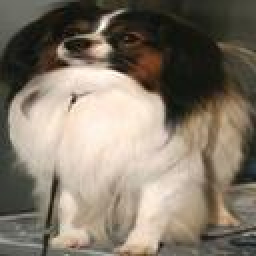
#> input picture cropped/n02086910-papillon/n02086910_103-0.jpg, 128 x 128 px, found by its file name (shown 2 times larger); its folder holds only this picture in this run
$ jupyter execute --allow-errors DataMiningProgramming2.ipynb   (shell and % lines are left out)
#> lines starting #> are read from the running program, lines starting #| are printed output that depends on the picture
[cell 1]
import os
import matplotlib.pyplot as plt
import seaborn as sns
from sklearn import preprocessing,svm
from sklearn.model_selection import train_test_split
from sklearn.model_selection import StratifiedKFold , cross_val_score,KFold
from sklearn.neural_network import MLPClassifier
from sklearn.metrics import accuracy_score,f1_score,confusion_matrix
from sklearn.svm import SVC  # For Support Vector Classifier
from sklearn.svm import LinearSVC  # For Linear Support Vector Classifier
from sklearn.tree import DecisionTreeClassifier  # For Decision Tree Classifier
from sklearn.ensemble import RandomForestClassifier
from sklearn.model_selection import KFold
from sklearn.neighbors import KNeighborsClassifier

[cell 2]
directory = r"D:\data_mining\cropped"

[cell 3]
from skimage import filters
from skimage import data, exposure, img_as_float
from skimage.color import rgb2gray
from skimage.io import imread
import numpy as np
def angle(dx, dy):
    return np.mod(np.arctan2(dy, dx), np.pi)
hist=[]
label=[]
for index,name in enumerate(os.listdir(directory)):
    for image in os.listdir(os.path.join(directory,name)):
        img = imread(os.path.join(directory,name,image.strip()))
#> img is the input picture: shape (128, 128, 3); mean R, G, B 131.5, 121, 106.6
        gray_img = rgb2gray(img)
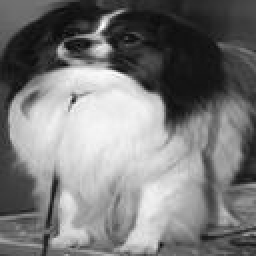
#> gray_img: shape (128, 128) float64 (shown 2 times larger); min 0.0159, max 0.989, mean 0.479
        angle_sobel = angle(filters.sobel_h(gray_img),filters.sobel_v(gray_img))
#> in angle, `return np.mod(np.arctan2(dy, dx), np.pi)`:
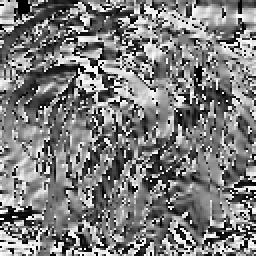
#> returned value: shape (128, 128) float64 (shown 2 times larger); min 0, max 3.14, mean 1.54; drawn with min black and max white
        Hist,_=exposure.histogram(angle_sobel, nbins=36)
#> Hist = 36 values, max 569 at index 0, min 349 at index 26, mean 455.1
        hist.append(Hist)
        label.append(index)
#> pass 2 of the loop `for index,name in enumerate(os.listdir(directory)):`:
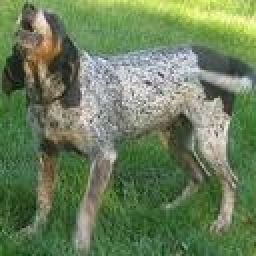
#> input picture cropped/n02088632-bluetick/n02088632_1073-0.jpg, 128 x 128 px, found by its file name (shown 2 times larger)
#> img is the input picture: shape (128, 128, 3); mean R, G, B 107, 126.3, 90.7
#> `gray_img = rgb2gray(img)`:
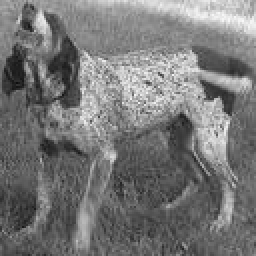
#> gray_img: shape (128, 128) float64 (shown 2 times larger); min 0.0572, max 0.975, mean 0.469
#> in angle (call 2), `return np.mod(np.arctan2(dy, dx), np.pi)`:
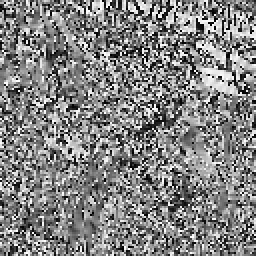
#> returned value: shape (128, 128) float64 (shown 2 times larger); min 0, max 3.14, mean 1.61; drawn with min black and max white
#> Hist = 36 values, max 592 at index 19, min 359 at index 6, mean 455.1
